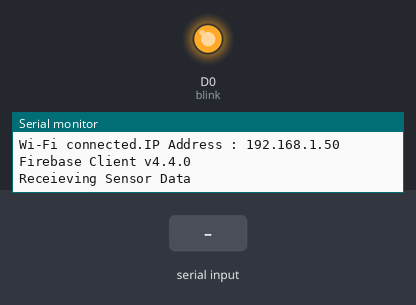
This sketch was run on a simulated ESP8266 (NodeMCU). On the bench: output pins drawn as LEDs (lit = HIGH), the last lines printed to the serial monitor. Dashed ring = blinking. Inputs (shaded band) come from the test bench. WiFi joins after 1.5 s; servers stay silent unless stated; the local clock reads 2024-03-15 10:24:30 at power-on unless the sketch sets it; the Firebase database answers and starts empty; not simulated (calls return 0 or success): WifiCredential.h, FirebaseCredential.h.

Above: at 2.2 s.
At 3.2 s:
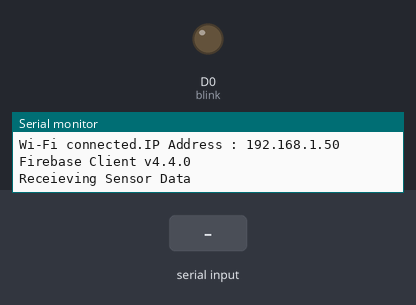
3.3 s: "1[" received over the second serial link
At 9.1 s:
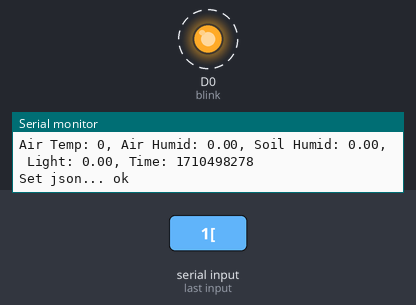
16.9 s: "water[" received over the second serial link
Timing chart, 0 to 30.0 s (numbered marks = the images above; inputs shaded):
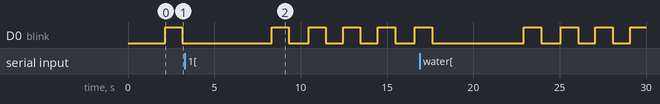

The sketch:

nodemcu.ino
```cpp
#include <ESP8266WiFi.h>
#include <FirebaseESP8266.h>
#include "addons/TokenHelper.h"
#include "addons/RTDBHelper.h"
#include "time.h"
#include <SoftwareSerial.h>
#include <string.h>

#include "WifiCredential.h"
#include "FirebaseCredential.h"

//Define Firebase Data object
FirebaseData fbdo;
FirebaseAuth auth;
FirebaseConfig config;

// Database path
String airTempPath = "/air_temp";
String airHumidPath = "/air_humid";
String soilHumidPath = "/soil_humid";
String lightPath = "/light";
String timestampPath = "/timestamp";

// Counter
FirebaseJson json;

unsigned long sendDataPrevMillis = 0;
unsigned long getDataPrevMillis = 0;
unsigned long timerDelay = 15000;
unsigned long getDelay = 5000;

int airTemp;
float airHumid;
float soilHumid;
float light;
int timestamp;

const char* ntpServer = "pool.ntp.org";

SoftwareSerial comm(D5, D6);

bool waitingData = true;
bool doneWater = true;

void initialUSBSerial() {
  // Start USB serial
}

void initialSTMSerial() {
  // Start communicate with STM32
}

unsigned long getTime() {
  time_t now;
  struct tm timeinfo;
  if (!getLocalTime(&timeinfo)) {
    return (0);
  }
  time(&now);
  return now;
}

void initialWifi() {
  // Connect wifi with ssid and password
  WiFi.begin(SSID, PASSWORD);
  while (WiFi.status() != WL_CONNECTED) {
    Serial.println("Connecting...  ");
    // Serial.printf("Connection Status: %d\n", WiFi.status());
    delay(1000);
  }

  // Connected
  Serial.print("Wi-Fi connected.");
  Serial.print("IP Address : ");
  Serial.println(WiFi.localIP());
}

void initialTime() {
  // Start connect timestamp server
  configTime(0, 0, ntpServer);
}

void initialFirebase() {
  // Firebase client version
  Serial.printf("Firebase Client v%s\n\n", FIREBASE_CLIENT_VERSION);

  // Connect Firebase
  config.api_key = FIREBASE_API_KEY;
  config.database_url = FIREBASE_DATABASE_URL;

  // Assign the user sign in credentials
  auth.user.email = FIREBASE_EMAIL;
  auth.user.password = FIREBASE_PASSWORD;

  // Assign the callback function for the long running token generation task
  config.token_status_callback = tokenStatusCallback;

  // Begin with anonymous user
  Firebase.begin(&config, &auth);
  Firebase.reconnectWiFi(true);
}

void setup() {
  Serial.begin(115200);

  comm.begin(9600);
  pinMode(D5, INPUT);
  pinMode(D6, OUTPUT);

  pinMode(D0, OUTPUT);  //blink

  initialWifi();
  initialTime();
  initialFirebase();
}

void loop() {
  if (millis() - sendDataPrevMillis > timerDelay || sendDataPrevMillis == 0) {
    // "1" for reading command to get sensor data
    Serial.println("Receieving Sensor Data");
    comm.write('1');

    if (!waitingData) {
      waitingData = true;
    }

    sendDataPrevMillis = millis();
  }

  if (millis() - getDataPrevMillis > getDelay || getDataPrevMillis == 0) {
    String wateringStatus = Firebase.RTDB.getInt(&fbdo, F("/status")) ? String(fbdo.to<int>()).c_str() : fbdo.errorReason().c_str();
    if (wateringStatus == "1") {
      // "2" for STM32 to start pump
      Serial.println("Start Watering");
      if (doneWater) {
        doneWater = false;
      }

      if (!doneWater) {
        comm.write('2');
      }
    }

    getDataPrevMillis = millis();
  }

  // if (Firebase.ready() && (millis() - sendDataPrevMillis > timerDelay || sendDataPrevMillis == 0)) {
  //   sendDataPrevMillis = millis();

  //   //Get current timestamp
  //   timestamp = getTime();
  //   Serial.print("time: ");
  //   Serial.println(timestamp);

  //   airHumid = rand();
  //   airTemp = rand();
  //   light = rand();
  //   soilHumid = rand();

  //   json.set(airHumidPath.c_str(), String(airHumid));
  //   json.set(airTempPath.c_str(), String(airTemp));
  //   json.set(lightPath.c_str(), String(light));
  //   json.set(soilHumidPath.c_str(), String(soilHumid));
  //   json.set(timestampPath.c_str(), String(timestamp));
  //   Serial.printf("Set json... %s\n", Firebase.RTDB.setJSON(&fbdo, "/", &json) ? "ok" : fbdo.errorReason().c_str());
  // }

  if (comm.available()) {
    String prefix = comm.readStringUntil('[');
    // Serial.println(prefix);
    if (prefix == "water") {
      doneWater = true;

      // Set status back to 0
      Firebase.RTDB.setInt(&fbdo, F("/status"), 0);

      Serial.println("Watered");
    }

    String airTempRaw = comm.readStringUntil(',');
    // airTempRaw.remove(0, 1);
    airTempRaw.replace("[", "");
    airTemp = airTempRaw.toInt();

    String airHumidRaw = comm.readStringUntil(',');
    airHumid = (float)(airHumidRaw.toFloat() / 100.0);

    String soilHumidRaw = comm.readStringUntil(',');
    soilHumid = (float)(soilHumidRaw.toFloat() / 100.0);

    String lightRaw = comm.readStringUntil(']');
    // lightRaw.remove(lightRaw.length() - 1, 1);
    lightRaw.replace("]", "");
    light = lightRaw.toFloat();

    if (Firebase.ready() && waitingData) {
      Serial.printf("Air Temp: %d, Air Humid: %.2f, Soil Humid: %.2f, Light: %.2f, ", airTemp, airHumid, soilHumid, light);

      //Get current timestamp
      timestamp = getTime();
      Serial.print("Time: ");
      Serial.println(timestamp);

      json.set(airHumidPath, airHumid);
      json.set(airTempPath, airTemp);
      json.set(lightPath, light);
      json.set(soilHumidPath, soilHumid);
      json.set(timestampPath, timestamp);
      Serial.printf("Set json... %s\n", Firebase.RTDB.setJSON(&fbdo, "/sensor", &json) ? "ok" : fbdo.errorReason().c_str());

      waitingData = false;
    }
  }

  digitalWrite(D0, HIGH);
  delay(1000);
  digitalWrite(D0, LOW);
  delay(1000);
}
```
